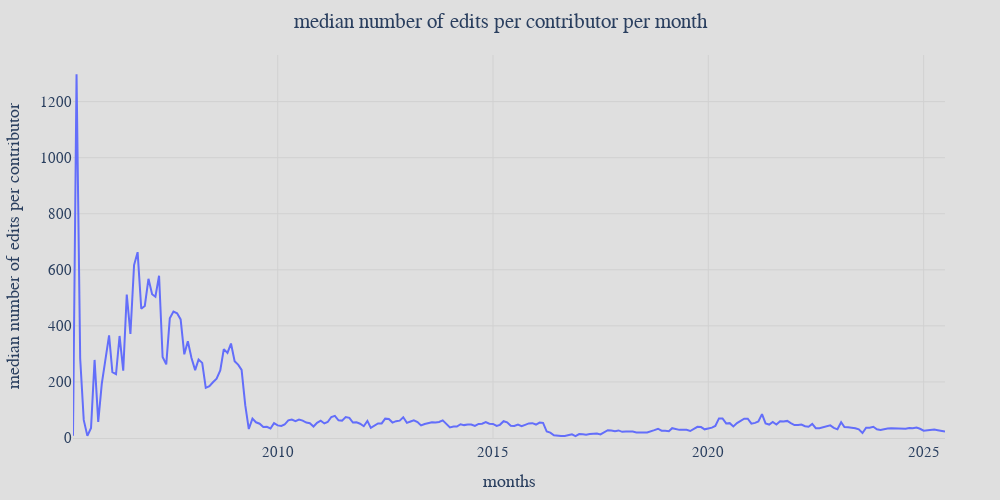

The notebook cell this image was saved under:
### Code cell
plot_config = util.get_plot_config("general_edit_count_per_contributor_median_monthly", "median number of edits per contributor per month")
util.save_plot_config(plot_config)
util.show_plot(plot_config)

### Figure 1 — Plotly figure (JSON) as saved in the notebook; plotly's stock layout.template omitted (floating-point values rounded to 4 significant figures; data arrays with more than 128 entries replaced by an {"elided": "..."} marker saying what was removed)
{"data": [{"hovertemplate": "%{x}<br>%{y:,} median number of edits per contributor", "mode": "lines", "name": "", "type": "scatter", "x": {"elided": "244 str values"}, "y": {"elided": "244 float values"}}], "layout": {"autosize": false, "font": {"family": "Times", "size": 15}, "height": 500, "margin": {"b": 55, "l": 55, "r": 55, "t": 55}, "paper_bgcolor": "#dfdfdf", "plot_bgcolor": "#dfdfdf", "title": {"text": "median number of edits per contributor per month", "x": 0.5, "xanchor": "center"}, "width": 1000, "xaxis": {"gridcolor": "#d1d1d1", "linecolor": "#d1d1d1", "title": {"text": "months"}}, "yaxis": {"gridcolor": "#d1d1d1", "rangemode": "tozero", "title": {"text": "median number of edits per contributor"}}}}
